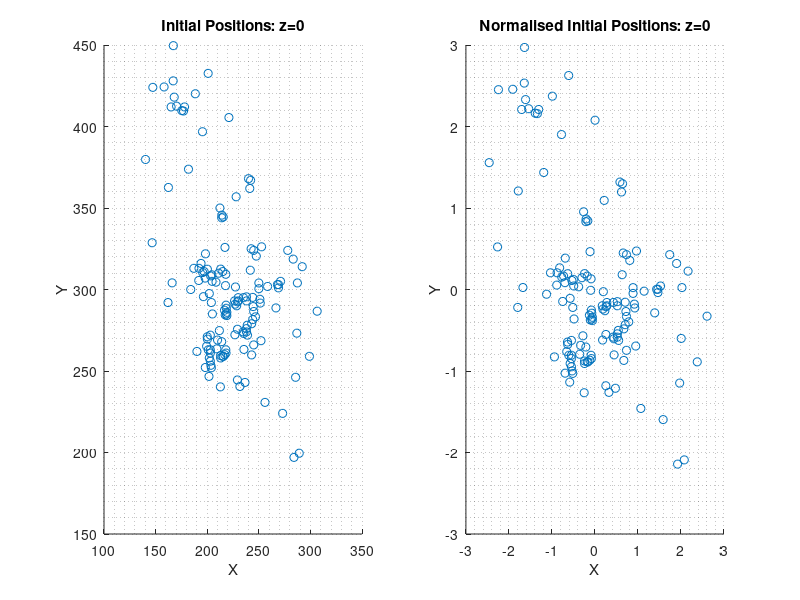
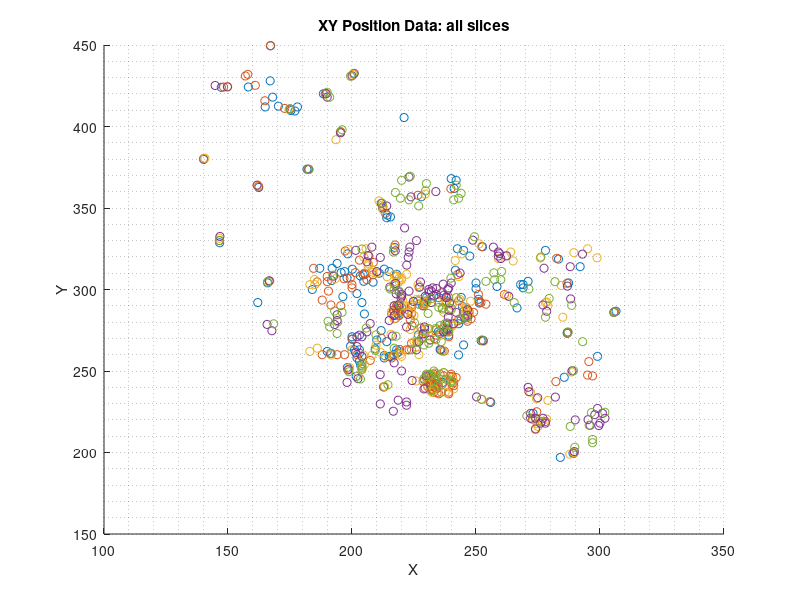
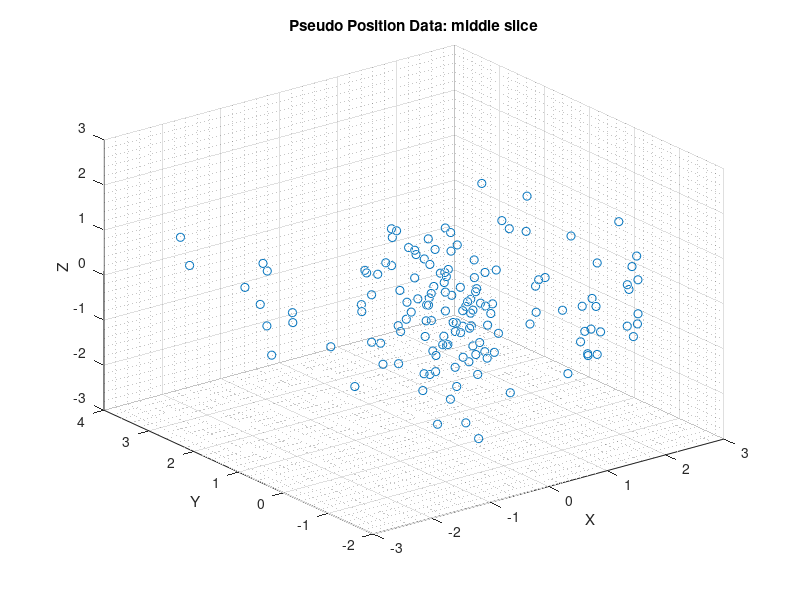

MATLAB code for these plots, in order: (Note: this script raises an error after producing the figures.)

%% Import .csv File
clc, close all, clear all, format compact
XYt = xlsread("do3d-coordData-goldenStd.csv");

%% Analysis
clc, clearvars -except XYt

z0 = [2:144];
z1 = [145:301];
z2 = [302:451];
z3 = [452:599];
z4 = [600:715];

% For t=0 these are are the row ranges for each slice
% Z stack	Start Row	End Row
%   1	     2	        144
%   2	     145	    301
%   3	     302	    451
%   4	     452	    599
%   5	     600	    715

x0 = XYt(z0,4);
y0 = XYt(z0,5);
xnorm0 = zscore(x0);
ynorm0 = zscore(y0);

subplot(1,2,1)
scatter(x0,y0)
xlabel("X"),ylabel("Y")
title("Initial Positions: z=0")
grid minor

subplot(1,2,2)
scatter(xnorm0,ynorm0)
xlabel("X"),ylabel("Y")
title("Normalised Initial Positions: z=0")
grid minor



%% Fetch Coordinates for all 5 slices

% slice 1
x0 = XYt(z0,4);
y0 = XYt(z0,5);
xnorm0 = zscore(x0);
ynorm0 = zscore(y0);
% slice 2
x1 = XYt(z1,4);
y1 = XYt(z1,5);
xnorm1 = zscore(x1);
ynorm1 = zscore(y1);
% slice 3
x2 = XYt(z2,4);
y2 = XYt(z2,5);
xnorm2 = zscore(x2);
ynorm2 = zscore(y2);
% slice 4
x3 = XYt(z3,4);
y3 = XYt(z3,5);
xnorm3 = zscore(x3);
ynorm3 = zscore(y3);
% slice 5
x4 = XYt(z4,4);
y4 = XYt(z4,5);
xnorm4 = zscore(x4);
ynorm4 = zscore(y4);

%% 3D plot

figure
hold on
N = length(x0);
slice0 = -2*ones(N,1);%(0.5*randn(N,1) - 2);
scatter3(x0,y0,slice0)

N = length(x1);
slice1 = -1*ones(N,1);%(0.5*randn(N,1) - 1);
scatter3(x1,y1,slice1)

N = length(x2);
slice2 = 0*ones(N,1);%(0.5*randn(N,1) + 0);
scatter3(x2,y2,slice2)

N = length(x3);
slice3 = 1*ones(N,1);%(0.5*randn(N,1) + 1);
scatter3(x3,y3,slice3)

N = length(x4);
slice4 = 2*ones(N,1);%(0.5*randn(N,1) + 2);
scatter3(x4,y4,slice4)

xlabel("X"),ylabel("Y"),zlabel("slice (Z)");
title("XY Position Data: all slices");
grid minor

%% Pseudo position data - For Unity Model
figure
N = length(x3);
slice3 = (1*randn(N,1) + 0);
scatter3(xnorm3,ynorm3,slice3,'red')
xlabel("X"),ylabel("Y"),zlabel("Z");
title("Pseudo Position Data: middle slice");
grid minor

initPos = [xnorm3, ynorm3, slice3];
%disp(initPos);
writematrix(initPos, "initPos.csv");


